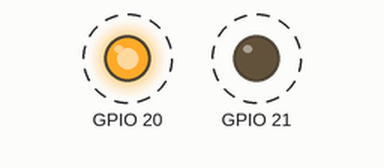
The program below on a simulated Raspberry Pi (BCM pin numbers). On the bench: output pins drawn as LEDs (lit = HIGH). Dashed ring = blinking.

Above: at 0.05 s.
Timing chart, 0 to 3.0 s (numbered marks = the images above):
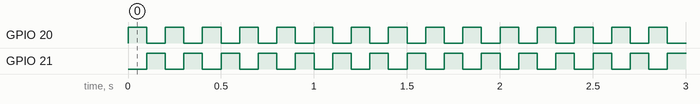

Measured:
- by itself, GPIO 20, GPIO 21: alternates HIGH for 0.10 s and LOW for 0.10 s

The program:

gpio04_app.py
```python
'''
라즈베리파이 GPIO 테스트 소스
2색 LED 점멸 테스트
'''
import RPi.GPIO as GPIO
import time

GPIO.setmode(GPIO.BCM)
GPIO.setup(21, GPIO.OUT)
GPIO.setup(20, GPIO.OUT)

try:
    while True:
        GPIO.output(21, False)
        GPIO.output(20, True)
        time.sleep(0.1)
        GPIO.output(20, False)
        GPIO.output(21, True)
        time.sleep(0.1)
except Exception as e:
    print(e)
finally:
    GPIO.cleanup()
```
